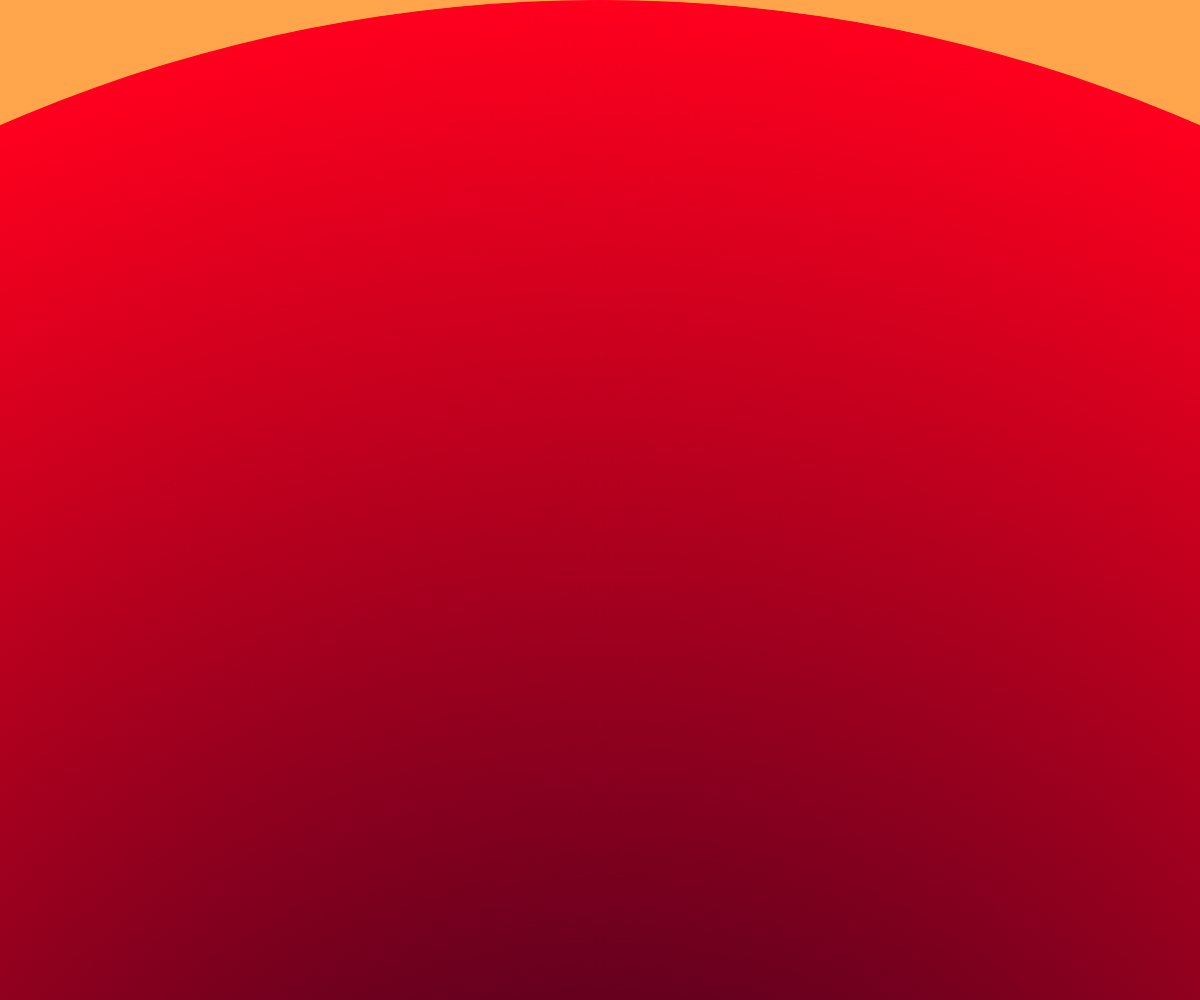
Frame 1 (no input)
Frame 60 (no input): identical to frame 1, image omitted
Frame 120 (the mouse pressed at the canvas centre since frame 60): identical to frame 1, image omitted

The p5.js sketch that drew this single still picture (run headless with seeded random() and noise() and a simulated clock; from frame 60 on, the mouse is pressed at the canvas centre):

// p5.js sketch
// ── sketch.js
let Degrade;

function setup() {
  // put setup code here
  createCanvas(windowWidth,windowHeight);
  Degrade=circularGradiant(width,height,255, 0, 31,25, 0, 31);
  
}

function draw() {
  // put drawing code here
  background(255, 166, 77);
  image(Degrade,0,0,width,height);
  
}

function linearGradiant(w,h,r1,v1,b1,r2,v2,b2){
  let graphic=Degrade=createGraphics(w, h);
  for(let compteur=0;compteur<h;compteur++) {
    let red=map(compteur,0,h,r1,r2);
    let green=map(compteur,0,h,v1,v2);
    let blue=map(compteur,0,h,b1,b2);
  
    graphic.stroke(red,green,blue);
    graphic.line(0,compteur,w,compteur);
    }
    return graphic;
}




function circularGradiant(w,h,r1,v1,b1,r2,v2,b2){
  let graphic=Degrade=createGraphics(w, h);
  h=h*3
  for(let compteur=0;compteur<h;compteur++) {
    let red=map(compteur,0,h,r1,r2);
    let green=map(compteur,0,h,v1,v2);
    let blue=map(compteur,0,h,b1,b2);
  
    graphic.fill(red,green,blue);
    graphic.noStroke();
    graphic.ellipse(w/2,h/2,h-compteur,h-compteur);
    }
    return graphic;
}
